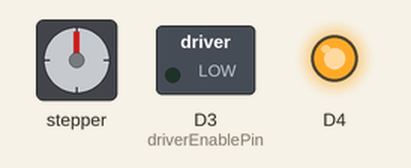
This program was run on a simulated ESP8266 (Wemos D1 mini). Shown: stepper motor, switched loads named in the program (green lamp = pin HIGH), output pins drawn as LEDs (lit = HIGH, except the on-board LED, lit = LOW). Stepper angles assume 200 steps per turn.

Above: at 0.15 s.
At 10.06 s:
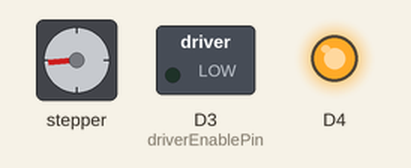
At 19.98 s:
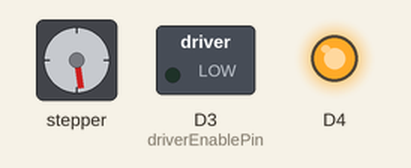
At 39.81 s:
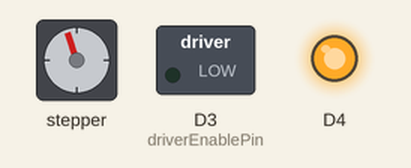
Timing chart, 0 to 40.0 s (numbered marks = the images above):
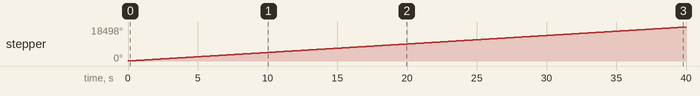

The program:

main.cpp
```cpp
#include <Arduino.h>
#include <AccelStepper.h>

const int MAX_SPEED = 900;
// defines pins numbers

/*
 *  This input turns on or off all of the FET outputs.
 *  When set to a logic high, the outputs are disabled.
 *  When set to a logic low, the internal control enables the outputs as required.
 *  The translator inputs STEP, DIR, and MSx, as well as the internal sequencing logic,
 *  all remain active, independent of the ENABLE input state.
 */
const int driverEnablePin = D3; // IO, 10k Pull-up; disabled outputs by default

/*
 * A low-to-high transition on the STEP input sequences the translator and advances the motor one increment
 */
const int stepPin = D8; // IO, 10k Pull-down, SS

/*
 * This determines the direction of rota- tion of the motor.
 * Changes to this input do not take effect until the next STEP rising edge.
 */
const int dirPin = D7; // D7

// create the stepper motor
AccelStepper stepper(1, stepPin, dirPin);

void setup() {
    // Sets the three pins as Outputs
    pinMode(driverEnablePin, OUTPUT);
    digitalWrite(driverEnablePin, LOW);

    pinMode(stepPin,OUTPUT);
    pinMode(dirPin,OUTPUT);

    pinMode(BUILTIN_LED, OUTPUT);
    digitalWrite(BUILTIN_LED, LOW);

    stepper.setMaxSpeed(MAX_SPEED);
    stepper.setSpeed(300);
}

void loop() {
    stepper.runSpeed();
}
```

Measured:
- by itself, stepper: keeps turning clockwise at about 463°/s
